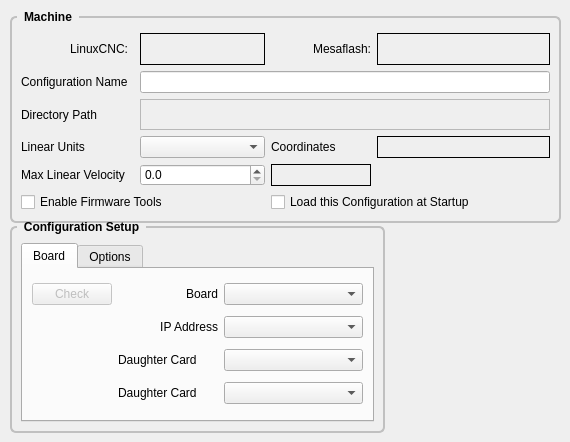
          <widget class="QWidget" name="tab_10">
           <attribute name="title">
            <string>Machine</string>
           </attribute>
           <widget class="QGroupBox" name="gridGroupBox">
            <property name="geometry">
             <rect>
              <x>10</x>
              <y>10</y>
              <width>551</width>
              <height>213</height>
             </rect>
            </property>
            <property name="sizePolicy">
             <sizepolicy hsizetype="MinimumExpanding" vsizetype="Preferred">
              <horstretch>0</horstretch>
              <verstretch>0</verstretch>
             </sizepolicy>
            </property>
            <property name="minimumSize">
             <size>
              <width>0</width>
              <height>0</height>
             </size>
            </property>
            <property name="styleSheet">
             <string notr="true">QGroupBox {
    font: bold;
    border: 2px solid silver;
    border-radius: 6px;
    margin-top: 6px;
}

QGroupBox::title {
    subcontrol-origin: margin;
    left: 7px;
    padding: 0px 5px 0px 5px;
}</string>
            </property>
            <property name="title">
             <string>Machine</string>
            </property>
            <layout class="QGridLayout" name="gridLayout_46">
             <property name="leftMargin">
              <number>9</number>
             </property>
             <property name="topMargin">
              <number>15</number>
             </property>
             <property name="rightMargin">
              <number>9</number>
             </property>
             <property name="bottomMargin">
              <number>9</number>
             </property>
             <item row="5" column="4" colspan="2">
              <widget class="QCheckBox" name="loadConfigCB">
               <property name="text">
                <string>Load this Configuration at Startup</string>
               </property>
               <property name="Section" stdset="0">
                <string>STARTUP</string>
               </property>
               <property name="Option" stdset="0">
                <string>CONFIG</string>
               </property>
              </widget>
             </item>
             <item row="4" column="5">
              <spacer name="horizontalSpacer_3">
               <property name="orientation">
                <enum>Qt::Horizontal</enum>
               </property>
               <property name="sizeHint" stdset="0">
                <size>
                 <width>40</width>
                 <height>20</height>
                </size>
               </property>
              </spacer>
             </item>
             <item row="0" column="4">
              <widget class="QLabel" name="label_1308">
               <property name="text">
                <string>Mesaflash:</string>
               </property>
               <property name="alignment">
                <set>Qt::AlignRight|Qt::AlignTrailing|Qt::AlignVCenter</set>
               </property>
              </widget>
             </item>
             <item row="2" column="3" colspan="3">
              <widget class="QLabel" name="pathLabel">
               <property name="frameShape">
                <enum>QFrame::StyledPanel</enum>
               </property>
               <property name="text">
                <string/>
               </property>
              </widget>
             </item>
             <item row="4" column="4">
              <widget class="QLabel" name="mlvPerMinLB">
               <property name="minimumSize">
                <size>
                 <width>100</width>
                 <height>0</height>
                </size>
               </property>
               <property name="frameShape">
                <enum>QFrame::Box</enum>
               </property>
               <property name="text">
                <string/>
               </property>
              </widget>
             </item>
             <item row="4" column="3">
              <widget class="QDoubleSpinBox" name="trajMaxLinVelDSB">
               <property name="minimumSize">
                <size>
                 <width>125</width>
                 <height>0</height>
                </size>
               </property>
               <property name="decimals">
                <number>1</number>
               </property>
               <property name="singleStep">
                <double>0.100000000000000</double>
               </property>
              </widget>
             </item>
             <item row="0" column="3">
              <widget class="QLabel" name="emcVersionLB">
               <property name="frameShape">
                <enum>QFrame::Box</enum>
               </property>
               <property name="text">
                <string/>
               </property>
               <property name="alignment">
                <set>Qt::AlignLeading|Qt::AlignLeft|Qt::AlignVCenter</set>
               </property>
              </widget>
             </item>
             <item row="0" column="1">
              <widget class="QLabel" name="label_1307">
               <property name="text">
                <string>LinuxCNC:</string>
               </property>
               <property name="alignment">
                <set>Qt::AlignRight|Qt::AlignTrailing|Qt::AlignVCenter</set>
               </property>
              </widget>
             </item>
             <item row="0" column="5">
              <widget class="QLabel" name="mesaflashVersionLB">
               <property name="frameShape">
                <enum>QFrame::Box</enum>
               </property>
               <property name="text">
                <string/>
               </property>
               <property name="alignment">
                <set>Qt::AlignLeading|Qt::AlignLeft|Qt::AlignVCenter</set>
               </property>
              </widget>
             </item>
             <item row="3" column="3">
              <widget class="QComboBox" name="linearUnitsCB"/>
             </item>
             <item row="1" column="3" colspan="3">
              <widget class="QLineEdit" name="configNameLE">
               <property name="toolTip">
                <string>Any combination of letters and digits
including the dash and underscore.
Spaces are replaced with underscore.</string>
               </property>
              </widget>
             </item>
             <item row="1" column="0" colspan="2">
              <widget class="QLabel" name="label">
               <property name="text">
                <string>Configuration Name</string>
               </property>
              </widget>
             </item>
             <item row="2" column="0" colspan="2">
              <widget class="QLabel" name="label_2">
               <property name="text">
                <string>Directory Path</string>
               </property>
              </widget>
             </item>
             <item row="3" column="0" colspan="2">
              <widget class="QLabel" name="label_3">
               <property name="text">
                <string>Linear Units</string>
               </property>
              </widget>
             </item>
             <item row="4" column="0" colspan="2">
              <widget class="QLabel" name="label_37">
               <property name="text">
                <string>Max Linear Velocity</string>
               </property>
              </widget>
             </item>
             <item row="3" column="5">
              <widget class="QLabel" name="coordinatesLB">
               <property name="frameShape">
                <enum>QFrame::Box</enum>
               </property>
               <property name="text">
                <string/>
               </property>
              </widget>
             </item>
             <item row="3" column="4">
              <widget class="QLabel" name="label_10">
               <property name="text">
                <string>Coordinates</string>
               </property>
               <property name="alignment">
                <set>Qt::AlignLeading|Qt::AlignLeft|Qt::AlignVCenter</set>
               </property>
              </widget>
             </item>
             <item row="5" column="0" colspan="4">
              <widget class="QCheckBox" name="enableMesaflashCB">
               <property name="text">
                <string>Enable Firmware Tools</string>
               </property>
               <property name="Section" stdset="0">
                <string>TOOLS</string>
               </property>
               <property name="Option" stdset="0">
                <string>FIRMWARE</string>
               </property>
              </widget>
             </item>
            </layout>
           </widget>
           <widget class="QGroupBox" name="gridGroupBox_2">
            <property name="geometry">
             <rect>
              <x>10</x>
              <y>220</y>
              <width>375</width>
              <height>213</height>
             </rect>
            </property>
            <property name="sizePolicy">
             <sizepolicy hsizetype="Fixed" vsizetype="Preferred">
              <horstretch>0</horstretch>
              <verstretch>0</verstretch>
             </sizepolicy>
            </property>
            <property name="minimumSize">
             <size>
              <width>375</width>
              <height>0</height>
             </size>
            </property>
            <property name="styleSheet">
             <string notr="true">QGroupBox {
    font: bold;
    border: 2px solid silver;
    border-radius: 6px;
    margin-top: 6px;
}

QGroupBox::title {
    subcontrol-origin: margin;
    left: 7px;
    padding: 0px 5px 0px 5px;
}</string>
            </property>
            <property name="title">
             <string>Configuration Setup</string>
            </property>
            <layout class="QVBoxLayout" name="verticalLayout_18">
             <property name="topMargin">
              <number>15</number>
             </property>
             <item>
              <widget class="QTabWidget" name="tabWidget_4">
               <property name="currentIndex">
                <number>0</number>
               </property>
               <widget class="QWidget" name="tab_34">
                <attribute name="title">
                 <string>Board</string>
                </attribute>
                <layout class="QGridLayout" name="gridLayout_38">
                 <item row="1" column="2">
                  <widget class="QComboBox" name="ipAddressCB"/>
                 </item>
                 <item row="3" column="1">
                  <widget class="QLabel" name="label_193">
                   <property name="text">
                    <string>Daughter Card</string>
                   </property>
                  </widget>
                 </item>
                 <item row="2" column="1">
                  <widget class="QLabel" name="label_60">
                   <property name="maximumSize">
                    <size>
                     <width>100</width>
                     <height>16777215</height>
                    </size>
                   </property>
                   <property name="text">
                    <string>Daughter Card</string>
                   </property>
                  </widget>
                 </item>
                 <item row="0" column="2">
                  <widget class="QComboBox" name="boardCB"/>
                 </item>
                 <item row="3" column="2">
                  <widget class="QComboBox" name="daughterCB_1"/>
                 </item>
                 <item row="2" column="0">
                  <widget class="QLabel" name="daughterLB_0">
                   <property name="sizePolicy">
                    <sizepolicy hsizetype="Fixed" vsizetype="Preferred">
                     <horstretch>0</horstretch>
                     <verstretch>0</verstretch>
                    </sizepolicy>
                   </property>
                   <property name="minimumSize">
                    <size>
                     <width>50</width>
                     <height>0</height>
                    </size>
                   </property>
                   <property name="text">
                    <string/>
                   </property>
                  </widget>
                 </item>
                 <item row="2" column="2">
                  <widget class="QComboBox" name="daughterCB_0"/>
                 </item>
                 <item row="1" column="1">
                  <widget class="QLabel" name="label_27">
                   <property name="text">
                    <string>IP Address</string>
                   </property>
                   <property name="alignment">
                    <set>Qt::AlignRight|Qt::AlignTrailing|Qt::AlignVCenter</set>
                   </property>
                  </widget>
                 </item>
                 <item row="3" column="0">
                  <widget class="QLabel" name="daughterLB_1">
                   <property name="sizePolicy">
                    <sizepolicy hsizetype="Minimum" vsizetype="Preferred">
                     <horstretch>0</horstretch>
                     <verstretch>0</verstretch>
                    </sizepolicy>
                   </property>
                   <property name="text">
                    <string/>
                   </property>
                  </widget>
                 </item>
                 <item row="0" column="1">
                  <widget class="QLabel" name="label_815">
                   <property name="text">
                    <string>Board</string>
                   </property>
                   <property name="alignment">
                    <set>Qt::AlignRight|Qt::AlignTrailing|Qt::AlignVCenter</set>
                   </property>
                  </widget>
                 </item>
                 <item row="0" column="0">
                  <widget class="QPushButton" name="checkBoardPB">
                   <property name="enabled">
                    <bool>false</bool>
                   </property>
                   <property name="toolTip">
                    <string>Check if selected board is found</string>
                   </property>
                   <property name="text">
                    <string>Check</string>
                   </property>
                  </widget>
                 </item>
                </layout>
               </widget>
               <widget class="QWidget" name="tab_35">
                <attribute name="title">
                 <string>Options</string>
                </attribute>
                <layout class="QGridLayout" name="gridLayout_26">
                 <item row="0" column="0">
                  <widget class="QLabel" name="label_1500">
                   <property name="text">
                    <string>Step Generators</string>
                   </property>
                  </widget>
                 </item>
                 <item row="1" column="1">
                  <widget class="QComboBox" name="pwmgensCB"/>
                 </item>
                 <item row="2" column="1">
                  <widget class="QComboBox" name="encodersCB"/>
                 </item>
                 <item row="0" column="1">
                  <widget class="QComboBox" name="stepgensCB"/>
                 </item>
                 <item row="1" column="0">
                  <widget class="QLabel" name="label_1501">
                   <property name="text">
                    <string>PWM Generators</string>
                   </property>
                  </widget>
                 </item>
                 <item row="2" column="0">
                  <widget class="QLabel" name="label_1502">
                   <property name="text">
                    <string>Encoders</string>
                   </property>
                  </widget>
                 </item>
                </layout>
               </widget>
              </widget>
             </item>
            </layout>
           </widget>
          </widget>
